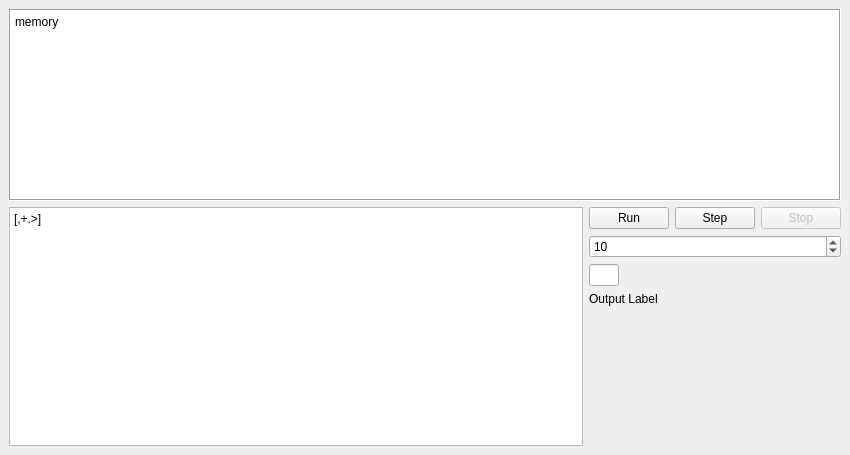
<?xml version="1.0" encoding="UTF-8"?>
<ui version="4.0">
 <class>MainWindow</class>
 <widget class="QMainWindow" name="MainWindow">
  <property name="geometry">
   <rect>
    <x>0</x>
    <y>0</y>
    <width>850</width>
    <height>455</height>
   </rect>
  </property>
  <property name="sizePolicy">
   <sizepolicy hsizetype="Preferred" vsizetype="Preferred">
    <horstretch>0</horstretch>
    <verstretch>0</verstretch>
   </sizepolicy>
  </property>
  <property name="cursor">
   <cursorShape>ArrowCursor</cursorShape>
  </property>
  <property name="windowTitle">
   <string>MainWindow</string>
  </property>
  <property name="windowOpacity">
   <double>1.000000000000000</double>
  </property>
  <property name="statusTip">
   <string/>
  </property>
  <property name="tabShape">
   <enum>QTabWidget::Rounded</enum>
  </property>
  <property name="dockOptions">
   <set>QMainWindow::AllowTabbedDocks|QMainWindow::AnimatedDocks</set>
  </property>
  <widget class="QWidget" name="centralwidget">
   <property name="sizePolicy">
    <sizepolicy hsizetype="Expanding" vsizetype="Expanding">
     <horstretch>0</horstretch>
     <verstretch>0</verstretch>
    </sizepolicy>
   </property>
   <layout class="QVBoxLayout" name="verticalLayout" stretch="0,0">
    <property name="sizeConstraint">
     <enum>QLayout::SetDefaultConstraint</enum>
    </property>
    <item>
     <widget class="QPlainTextEdit" name="memory">
      <property name="enabled">
       <bool>true</bool>
      </property>
      <property name="sizePolicy">
       <sizepolicy hsizetype="Expanding" vsizetype="Minimum">
        <horstretch>0</horstretch>
        <verstretch>0</verstretch>
       </sizepolicy>
      </property>
      <property name="minimumSize">
       <size>
        <width>0</width>
        <height>0</height>
       </size>
      </property>
      <property name="maximumSize">
       <size>
        <width>16777215</width>
        <height>16777215</height>
       </size>
      </property>
      <property name="acceptDrops">
       <bool>false</bool>
      </property>
      <property name="frameShape">
       <enum>QFrame::Box</enum>
      </property>
      <property name="undoRedoEnabled">
       <bool>false</bool>
      </property>
      <property name="readOnly">
       <bool>true</bool>
      </property>
      <property name="plainText">
       <string>memory</string>
      </property>
     </widget>
    </item>
    <item>
     <layout class="QHBoxLayout" name="horizontalLayout" stretch="0,0">
      <item>
       <widget class="QPlainTextEdit" name="program">
        <property name="sizePolicy">
         <sizepolicy hsizetype="Expanding" vsizetype="Expanding">
          <horstretch>0</horstretch>
          <verstretch>0</verstretch>
         </sizepolicy>
        </property>
        <property name="plainText">
         <string notr="true">[,+.&gt;]</string>
        </property>
        <property name="placeholderText">
         <string>Program here</string>
        </property>
       </widget>
      </item>
      <item>
       <layout class="QVBoxLayout" name="verticalLayout_2">
        <item>
         <layout class="QHBoxLayout" name="horizontalLayout_2" stretch="0,0,0">
          <item>
           <widget class="QPushButton" name="run">
            <property name="text">
             <string>Run</string>
            </property>
           </widget>
          </item>
          <item>
           <widget class="QPushButton" name="step">
            <property name="text">
             <string>Step</string>
            </property>
           </widget>
          </item>
          <item>
           <widget class="QPushButton" name="stop">
            <property name="enabled">
             <bool>false</bool>
            </property>
            <property name="text">
             <string>Stop</string>
            </property>
            <property name="autoDefault">
             <bool>false</bool>
            </property>
            <property name="default">
             <bool>false</bool>
            </property>
           </widget>
          </item>
         </layout>
        </item>
        <item>
         <widget class="QSpinBox" name="delay">
          <property name="maximum">
           <number>10000</number>
          </property>
          <property name="value">
           <number>10</number>
          </property>
         </widget>
        </item>
        <item>
         <widget class="QLineEdit" name="input">
          <property name="enabled">
           <bool>true</bool>
          </property>
          <property name="sizePolicy">
           <sizepolicy hsizetype="Maximum" vsizetype="Maximum">
            <horstretch>0</horstretch>
            <verstretch>0</verstretch>
           </sizepolicy>
          </property>
          <property name="maximumSize">
           <size>
            <width>30</width>
            <height>16777215</height>
           </size>
          </property>
          <property name="maxLength">
           <number>1</number>
          </property>
         </widget>
        </item>
        <item>
         <widget class="QLabel" name="output">
          <property name="text">
           <string>Output Label</string>
          </property>
          <property name="wordWrap">
           <bool>false</bool>
          </property>
          <property name="textInteractionFlags">
           <set>Qt::LinksAccessibleByMouse|Qt::TextSelectableByKeyboard|Qt::TextSelectableByMouse</set>
          </property>
         </widget>
        </item>
        <item>
         <spacer name="verticalSpacer">
          <property name="orientation">
           <enum>Qt::Vertical</enum>
          </property>
          <property name="sizeHint" stdset="0">
           <size>
            <width>20</width>
            <height>40</height>
           </size>
          </property>
         </spacer>
        </item>
       </layout>
      </item>
     </layout>
    </item>
   </layout>
  </widget>
 </widget>
 <resources/>
 <connections/>
</ui>
